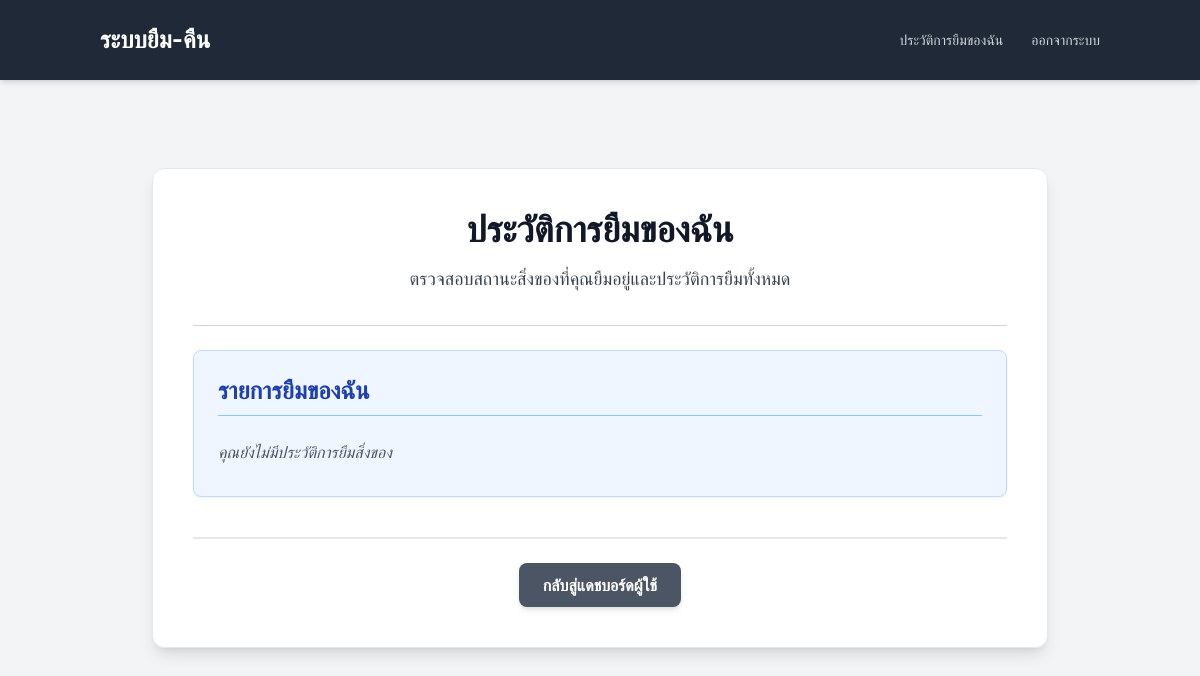
Page /my-borrowed-items/history/ (signed in) on the earlier database version.
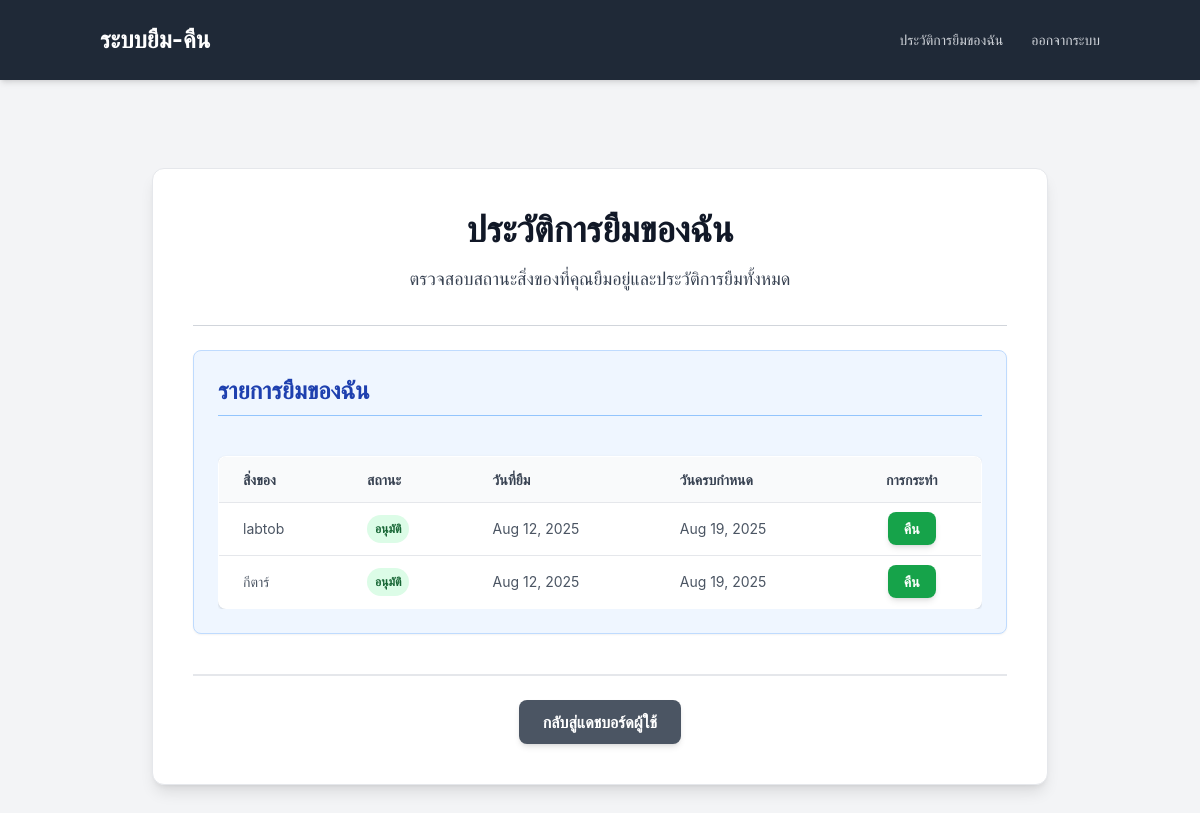
Same page on the later database version.
### borrowing/models.py (models this page shows, shortened)
class Loan(models.Model):
    borrower = models.ForeignKey(
        CustomUser,
        on_delete=models.CASCADE
    )
    item = models.ForeignKey(
        Item,
        on_delete=models.CASCADE
    )
    borrow_date = models.DateTimeField(auto_now_add=True)
    return_date = models.DateTimeField(null=True, blank=True)
    due_date = models.DateTimeField()
    STATUS_CHOICES = (
        ('pending', 'Pending'),
        ('approved', 'Approved'),
        ('returned', 'Returned'),
        ('overdue', 'Overdue'),
        ('rejected', 'Rejected'),
    )
    status = models.CharField(max_length=20, choices=STATUS_CHOICES, default='pending')

class Item(models.Model):
    name = models.CharField(max_length=200)
    description = models.TextField()
    quantity = models.IntegerField(default=1)  # จำนวนทั้งหมดของสิ่งของ
    available_quantity = models.IntegerField(default=1) # จำนวนที่ว่างให้ยืม
    organization = models.ForeignKey(
        Organization,
        on_delete=models.CASCADE
    )

### users/views.py (the view)
# urls.py: path('my-borrowed-items/history/', views.my_borrowed_items_history, name='my_borrowed_items_history'),
@login_required
def my_borrowed_items_history(request):
    user = request.user
    if not user.organization:
        messages.error(request, "บัญชีของคุณยังไม่ได้ถูกผูกกับองค์กร กรุณาติดต่อผู้ดูแลระบบ.")
        return redirect('login')
    my_loans = Loan.objects.filter(borrower=request.user).order_by('-borrow_date')
    context = {
        'my_loans': my_loans,
    }
    return render(request, 'users/my_borrowed_items_history.html', context)

### users/templates/users/my_borrowed_items_history.html (shortened to what the changed rows need)
{% extends 'users/base.html' %}
{% block content %}
<div class="bg-white p-6 md:p-8 lg:p-10 rounded-xl shadow-lg max-w-4xl mx-auto my-8 border border-gray-200">
    <h1 class="text-3xl md:text-4xl font-extrabold text-gray-900 mb-4 text-center">ประวัติการยืมของฉัน</h1>
    <div class="mb-10 p-6 bg-blue-50 rounded-lg shadow-sm border border-blue-200">
        <h2 class="text-2xl font-bold text-blue-800 mb-4 border-b pb-2 border-blue-300">รายการยืมของฉัน</h2>
        {% if my_loans %}
            <div class="overflow-x-auto">
                <table class="min-w-full bg-white rounded-lg overflow-hidden border border-gray-200">
                    <thead>
                        <tr class="bg-gray-100 text-gray-700 uppercase text-sm leading-normal">
                            <th class="py-3 px-6 text-left font-semibold">สิ่งของ</th>
                            <th class="py-3 px-6 text-left font-semibold">สถานะ</th>
                            <th class="py-3 px-6 text-left font-semibold">วันที่ยืม</th>
                            <th class="py-3 px-6 text-left font-semibold">วันครบกำหนด</th>
                            <th class="py-3 px-6 text-center font-semibold">การกระทำ</th>
                        </tr>
                    </thead>
                    <tbody class="text-gray-700 text-sm">
                        {% for loan in my_loans %}
                            <tr class="border-b border-gray-200 hover:bg-gray-50 transition duration-150 ease-in-out">
                                <td class="py-3 px-6 text-left whitespace-nowrap">{{ loan.item.name }}</td>
                                <td class="py-3 px-6 text-left">
                                    {% if loan.status == 'approved' %}
                                        <span class="px-2 py-1 inline-flex text-xs leading-5 font-semibold rounded-full bg-green-100 text-green-800">อนุมัติ</span>
                                    {% elif loan.status == 'pending' %}
                                        <span class="px-2 py-1 inline-flex text-xs leading-5 font-semibold rounded-full bg-yellow-100 text-yellow-800">รอดำเนินการ</span>
                                    {% elif loan.status == 'returned' %}
                                        <span class="px-2 py-1 inline-flex text-xs leading-5 font-semibold rounded-full bg-gray-100 text-gray-800">คืนแล้ว</span>
                                    {% elif loan.status == 'rejected' %}
                                        <span class="px-2 py-1 inline-flex text-xs leading-5 font-semibold rounded-full bg-red-100 text-red-800">ปฏิเสธ</span>
                                    {% endif %}
                                </td>
                                <td class="py-3 px-6 text-left">{{ loan.borrow_date|default_if_none:"N/A"|date:"M d, Y" }}</td>
                                <td class="py-3 px-6 text-left">{{ loan.due_date|date:"M d, Y" }}</td>
                                <td class="py-3 px-6 text-center">
                                    {% if loan.status == 'approved' %}
                                        <a href="{% url 'return_item' loan.id %}" class="bg-green-600 hover:bg-green-700 text-white text-sm font-semibold py-2 px-4 rounded-lg transition duration-300 transform hover:scale-105 shadow-md">คืน</a>
                                    {% else %}
                                        <span class="text-gray-500 text-sm italic">ไม่มีการกระทำ</span>
                                    {% endif %}
                                </td>
                            </tr>
                        {% endfor %}
                    </tbody>
                </table>
            </div>
        {% else %}
            <p class="text-gray-600 italic py-2">คุณยังไม่มีประวัติการยืมสิ่งของ</p>
        {% endif %}
    </div>
</div>
{% endblock content %}

Differences in the rows shown:
added Loan: item.name "labtob", status "อนุมัติ", borrow_date "Aug 12, 2025", due_date "Aug 19, 2025"
added Loan: item.name "กีตาร์", status "อนุมัติ", borrow_date "Aug 12, 2025", due_date "Aug 19, 2025"
Other differences:
text no longer shown: "คุณยังไม่มีประวัติการยืมสิ่งของ"
text now shown: "สิ่งของ สถานะ วันที่ยืม วันครบกำหนด การกระทำ"
